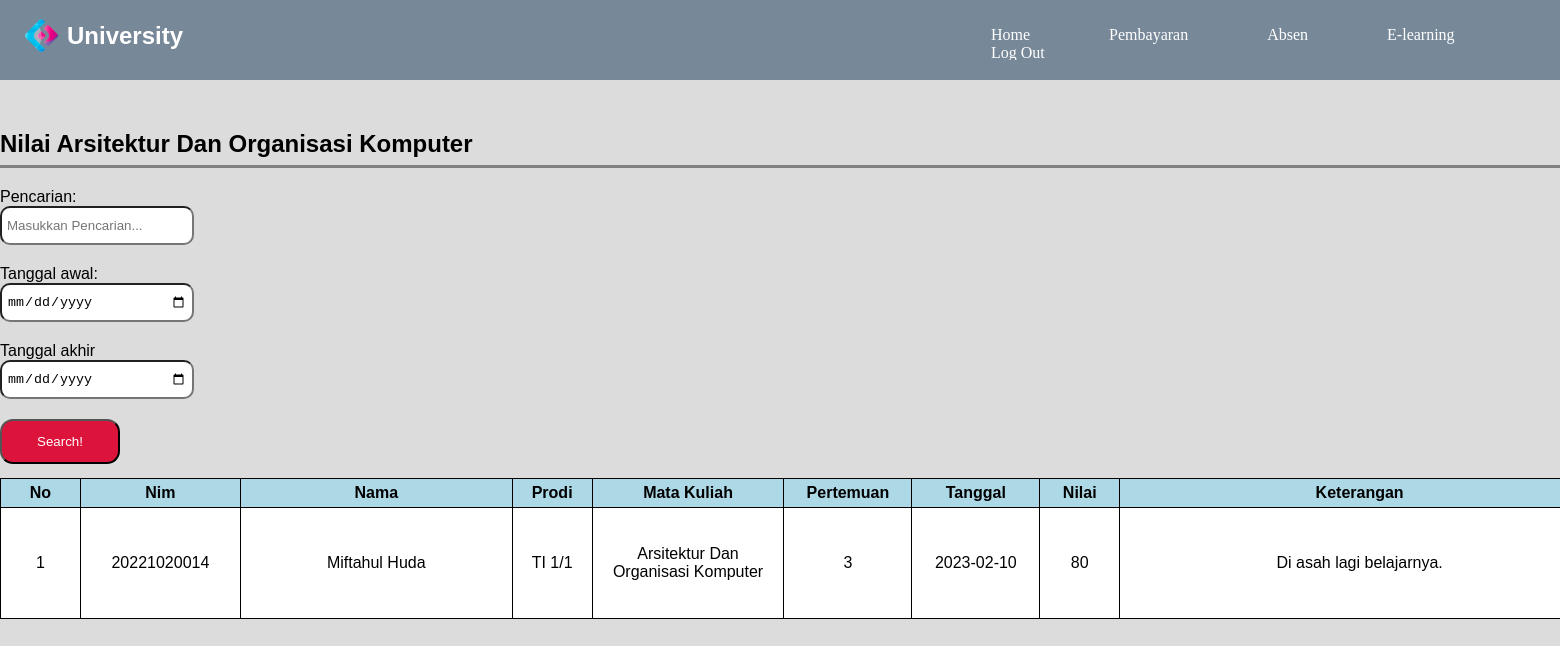
Page /mahasiswa/kelas/nilai/nilai_komputer.php on the committed database.
### tables this page shows
CREATE TABLE `tb_nilai` (
  `id_nilai` int(11) NOT NULL,
  `nim_nilai` bigint(50) NOT NULL,
  `nama_nilai` varchar(200) NOT NULL,
  `prodi_nilai` varchar(100) NOT NULL,
  `matkul_nilai` varchar(100) NOT NULL,
  `prtmn_nilai` int(10) NOT NULL,
  `tgl_nilai` date NOT NULL,
  `nilai` int(10) NOT NULL,
  `ket_nilai` text NOT NULL
);

### database/function.php (called while the page is built, shortened)
<?php
$db = mysqli_connect("localhost", "root", "", "university");
function query($query) {
    global $db;
    $result = mysqli_query($db, $query);
    $ruang = [];
    while( $brg = mysqli_fetch_assoc($result)) {
        $ruang[] = $brg;
    }
    return $ruang;
}

### mahasiswa/kelas/nilai/nilai_komputer.php (the view, shortened to what this page needs)
<?php
require "../../../database/function.php";
$data_nilai = query("SELECT * FROM tb_nilai WHERE matkul_nilai = 'Arsitektur Dan Organisasi Komputer' ORDER BY prtmn_nilai ASC");
?>
<!DOCTYPE html>
<html lang="en">
  <head>
    <link rel="stylesheet" href="style.css" />
    <link rel="stylesheet" href="https://unpkg.com/aos@next/dist/aos.css" />
  </head>
  <body>
    <div class="background">
      <nav class="nav-container">
        <img src="../asset/1.png" alt="logo" class="logo" width="50px" height="50px" data-aos="fade-right" data-aos-duration="2000" />
        <h2 data-aos="fade-right" data-aos-duration="2000">University</h2>
        <ul class="navbar" data-aos="fade-left" data-aos-duration="2000">
          <li>
            <a href="../../dashboard/index.html">Home</a>
            <a href="../../pembayaran/pembayaran.php">Pembayaran</a>
            <a href="../absen/absensi.php">Absen</a>
            <a href="../../elearning/elearning.html">E-learning</a>
            <a href="../../../index.php" class="logout">Log Out</a>
          </li>
        </ul>
      </nav>
    </div>
    <div class="container">
      <h2 class="h2">Nilai Arsitektur Dan Organisasi Komputer</h2>
      <form action="" method="post">
        <label>Pencarian:</label>
        <input type="text" name="keyword" autocomplete="off" placeholder="Masukkan Pencarian..." />
        <label>Tanggal awal:</label>
        <input type="date" name="awal" />
        <label>Tanggal akhir</label>
        <input type="date" name="akhir" />
        <div class="btn">
          <button type="submit" name="cari" id="cari">Search!</button>
        </div>
      </form>
      <table rules="all" cellpadding="5">
        <thead>
          <tr>
            <th width="5%">No</th>
            <th width="10%">Nim</th>
            <th width="17%">Nama</th>
            <th width="5%">Prodi</th>
            <th width="12%">Mata Kuliah</th>
            <th width="8%">Pertemuan</th>
            <th width="8%">Tanggal</th>
            <th width="5%">Nilai</th>
            <th width="40%">Keterangan</th>
          </tr>
        </thead>
        <?php $i = 1; ?>
        <?php foreach($data_nilai as $dn) : ?>
        <tbody>
          <tr>
            <td height="100px"><?= $i; ?></td>
            <td><?= $dn['nim_nilai']; ?></td>
            <td><?= $dn['nama_nilai']; ?></td>
            <td><?= $dn['prodi_nilai']; ?></td>
            <td><?= $dn['matkul_nilai']; ?></td>
            <td><?= $dn['prtmn_nilai']; ?></td>
            <td><?= $dn['tgl_nilai']; ?></td>
            <td><?= $dn['nilai']; ?></td>
            <td><?= $dn['ket_nilai']; ?></td>
          </tr>
          <?php $i++; ?>
          <?php endforeach; ?>
        </tbody>
      </table>
    </div>
  </body>
</html>

### mahasiswa/kelas/nilai/style.css (style rules this page uses)
body { margin: 0; padding: 0; font-family: Verdana, Geneva, Tahoma, sans-serif; background-color: gainsboro; }
.nav-container { display: flex; flex-direction: row; justify-content: space-between; background-color: transparent; width: 100%; height: 60px; padding-right: 20px; padding-left: 15px; box-sizing: border-box; position: relative; overflow: hidden; }
.nav-container .logo { position: absolute; top: 10px; }
.nav-container h2 { position: absolute; left: 67px; top: 2px; color: white; cursor: default; }
.nav-container ul { position: absolute; right: 0px; top: 10px; list-style: none; display: flex; list-style: none; width: 40%; font-family: 'fantasy'; }
.nav-container ul li a { text-decoration: none; display: inline-block; margin-left: 55px; margin-right: 20px; color: white; }
.background { width: 100%; height: 80px; background-color: lightslategrey; }
.container { width: 1600px; margin: 50px auto; }
.h2 { border-bottom: 3px solid gray; padding-bottom: 7px; }
form { display: flex; flex-direction: column; margin-bottom: 10px; }
.btn { width: 270px; display: flex; justify-content: space-between; }
#cari { width: 120px; height: 45px; background-color: crimson; color: white; border-radius: 13px; margin-bottom: 4px; }
input { height: 25px; width: 180px; margin-bottom: 20px; border-radius: 10px; padding: 5px; }
table { width: 100%; text-align: center; border: 1px solid black; background-color: white; }
th { background-color: lightblue; }
button { width: 80px; height: 30px; background-color: crimson; color: white; border-radius: 13px; }

### rows in the picture
tb_nilai: nim_nilai "20221020014", nama_nilai "Miftahul Huda", prodi_nilai "TI 1/1", matkul_nilai "Arsitektur Dan Organisasi Komputer", prtmn_nilai "3", tgl_nilai "2023-02-10", nilai "80", ket_nilai "Di asah lagi belajarnya."
